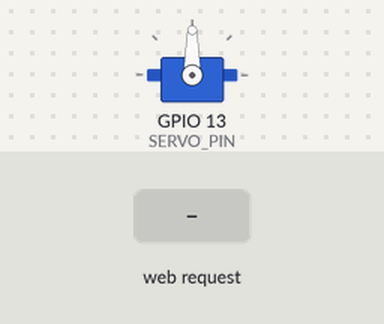
Simulated run of this sketch. Board: ESP32. Shown: servo. Inputs (shaded band) come from the test bench. What the sketch prints to the serial monitor is not drawn.

Above: at 1.3 s.
1.4 s: HTTP request GET /?angle=1 received
At 2.1 s:
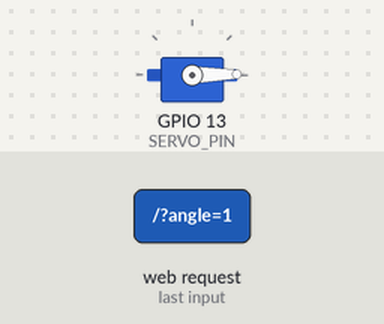
2.9 s: HTTP request GET /?angle=120 received
At 3.3 s:
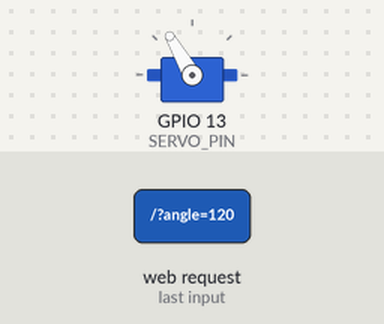
Timing chart, 0 to 5.9 s (numbered marks = the images above; inputs shaded):
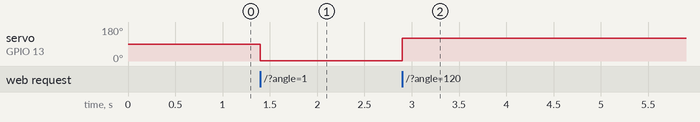

The sketch:

esp32_servo_webserver.ino
```cpp
#include <WiFi.h>
#include <WebServer.h>
#include <ESP32Servo.h>

// --- AP WiFi Configuration ---
const char* ssid = "ESP32-Servo-AP";
const char* password = "password123";

// --- Servo Configuration ---
const int SERVO_PIN = 13; // GPIO pin the servo is connected to

// --- Global Objects ---
WebServer server(80); // Create a web server object on port 80
Servo myServo;        // Create a servo object

/**
 * @brief Handles incoming web requests to the root URL.
 * Parses the 'angle' parameter to control the servo.
 */
void handleRoot() {
  if (server.hasArg("angle")) {
    int angle = server.arg("angle").toInt();
    myServo.write(angle);
    server.send(200, "text/plain", "Angle set to: " + String(angle));
  } else {
    server.send(400, "text/plain", "Invalid request. Use ?angle=VALUE");
  }
}

void setup() {
  Serial.begin(115200);
  delay(100);

  // --- Initialize Servo ---
  myServo.attach(SERVO_PIN);
  myServo.write(90); // Start at the center position
  Serial.println("Servo initialized.");

  // --- Start AP ---
  Serial.print("Starting AP: ");
  Serial.println(ssid);
  WiFi.softAP(ssid, password);
  IPAddress myIP = WiFi.softAPIP();
  Serial.print("AP IP address: ");
  Serial.println(myIP);

  // --- Start Web Server ---
  server.on("/", handleRoot); // Associate the handleRoot function with the root URL
  server.begin();
  Serial.println("HTTP server started.");
}

void loop() {
  server.handleClient(); // Listen for incoming client requests
}
```

Measured:
- after the input at 1.4 s, servo on GPIO 13 (SERVO_PIN): 90° → 1° at once
- after the input at 2.9 s, servo on GPIO 13 (SERVO_PIN): 1° → 120° at once
